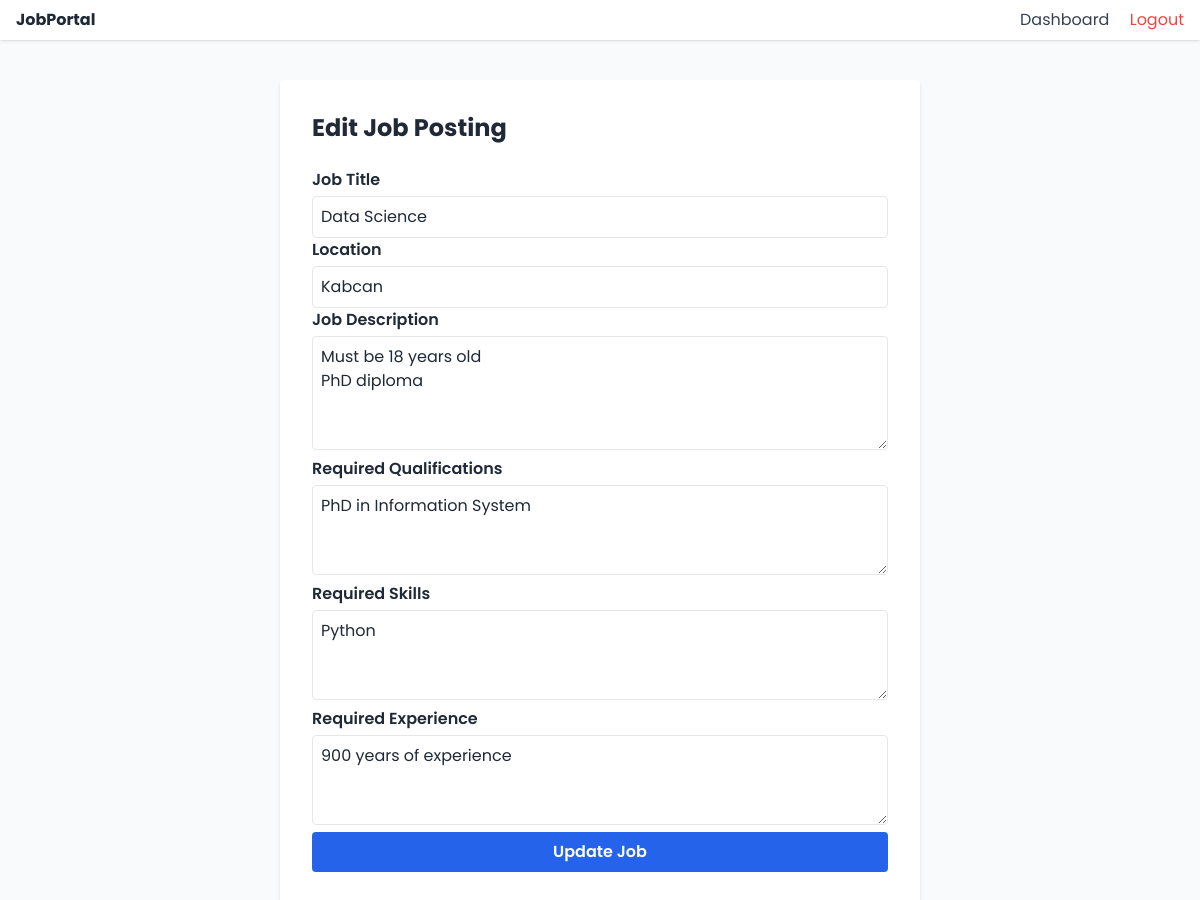
/employer/job/1/edit/ (signed in), run on the app's committed database.
### jobs/models.py (models this page shows, shortened)
class Job(models.Model):
    title = models.CharField(max_length=255)
    description = models.TextField()
    company_name = models.CharField(max_length=255)
    location = models.CharField(max_length=255)
    posted_date = models.DateTimeField(auto_now_add=True)
    posted_by = models.ForeignKey(User, on_delete=models.CASCADE)
    qualifications_required = models.TextField(blank=True)
    skills_required = models.TextField(blank=True)
    experience_required = models.TextField(blank=True)

### jobs/views.py (the view, shortened to what this page needs)
# urls.py: path('employer/job/<int:job_id>/edit/', views.edit_job, name='edit_job'),
@login_required
def edit_job(request, job_id):
    job = get_object_or_404(Job, id=job_id, posted_by=request.user)
    return render(request, 'edit_job.html', {'job': job})

### jobs/templates/edit_job.html (shortened to what this page needs)
{% extends "base.html" %}
{% block content %}
<div class="container mx-auto max-w-2xl mt-10 px-4">
  <div class="bg-white p-8 rounded shadow-md">
    <h2 class="text-2xl font-bold mb-6">Edit Job Posting</h2>
    <form method="POST">
        <label for="title" class="block font-semibold mb-1">Job Title</label>
        <input id="title" name="title" type="text" value="{{ job.title }}" title="Edit job title"
            placeholder="e.g., Software Developer" required class="w-full border p-2 rounded" />
        <label for="location" class="block font-semibold mb-1">Location</label>
        <input id="location" name="location" type="text" value="{{ job.location }}" title="Edit job location"
            placeholder="e.g., Davao City" required class="w-full border p-2 rounded" />
        <label for="description" class="block font-semibold mb-1">Job Description</label>
        <textarea id="description" name="description" title="Edit job description"
                placeholder="Update the job details and responsibilities" rows="4"
                required class="w-full border p-2 rounded">{{ job.description }}</textarea>
        <label for="qualifications_required" class="block font-semibold mb-1">Required Qualifications</label>
        <textarea id="qualifications_required" name="qualifications_required" title="Edit required qualifications"
                placeholder="e.g., Master's in IT, PRC License" rows="3"
                class="w-full border p-2 rounded">{{ job.qualifications_required }}</textarea>
        <label for="skills_required" class="block font-semibold mb-1">Required Skills</label>
        <textarea id="skills_required" name="skills_required" title="Edit required skills"
                placeholder="e.g., Python, Communication, Research Writing" rows="3"
                class="w-full border p-2 rounded">{{ job.skills_required }}</textarea>
        <label for="experience_required" class="block font-semibold mb-1">Required Experience</label>
        <textarea id="experience_required" name="experience_required" title="Edit required experience"
                placeholder="e.g., 3 years teaching, 1 year research" rows="3"
                class="w-full border p-2 rounded">{{ job.experience_required }}</textarea>
      <button type="submit"
              class="w-full bg-blue-600 hover:bg-blue-700 text-white font-semibold py-2 px-4 rounded">
        Update Job
      </button>
    </form>
  </div>
</div>
{% endblock %}

### data on the page
Job: title "Data Science", location "Kabcan", description "Must be 18 years old PhD diploma", qualifications_required "PhD in Information System", skills_required "Python", experience_required "900 years of experience"
